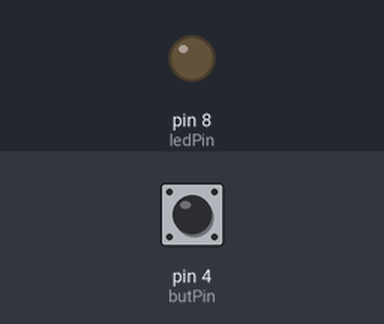
Bench run of a sketch on a simulated Arduino Uno, built with avr-gcc and run on an emulated ATmega328P. Parts: output pins drawn as LEDs (lit = HIGH). The inputs (shaded band) are chosen by the test bench; at power-on: pin 4 (butPin) HIGH. What the sketch prints to the serial monitor is not drawn.

Above: at 1.2 s.
1.3 s: pin 4 (butPin) pulled LOW for 0.15 s
At 1.38 s:
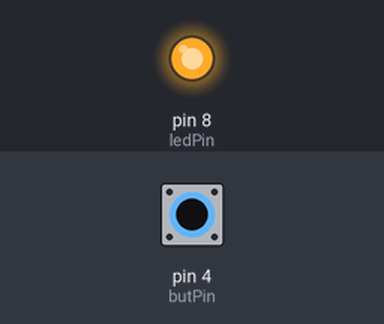
2.9 s: pin 4 (butPin) pulled LOW for 3.2 s
At 7.5 s:
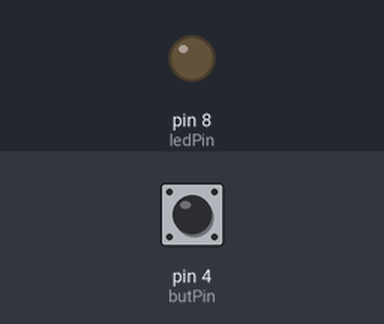
Timing chart, 0 to 9.0 s (numbered marks = the images above; inputs shaded):
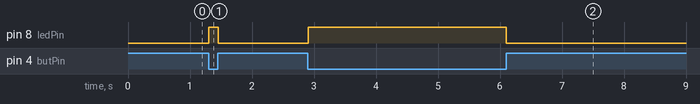

The sketch:

27-Push-Buttons.ino
```cpp
/**
 * Lesson 27 - Push Buttons

  Learning to use push buttons and how they work physically and pull up and pull down resistors.

 */

  int ledPin = 8;
  int butPin = 4;
  int butRead;

  int dT = 500;

void setup() {
  Serial.begin(9600);
  pinMode(ledPin, OUTPUT);
  pinMode(butPin, INPUT);
}

void loop() {
  butRead = digitalRead(butPin);
  Serial.println(butRead);
  if(butRead == 0){
    digitalWrite(ledPin, HIGH);
  } else
  digitalWrite(ledPin,LOW);
}
```

Measured:
- after the input at 1.3 s, pin 8 (ledPin): LOW → HIGH at once, → LOW 0.15 s later
- after the input at 2.9 s, pin 8 (ledPin): LOW → HIGH at once, → LOW 3.2 s later
